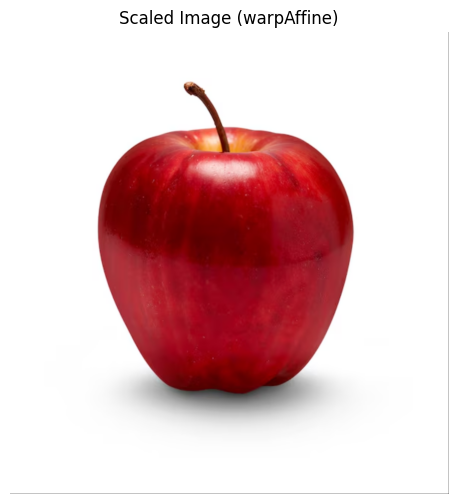
#> input picture LAB/6/image.png, 458 x 504 px, found by its file name
$ jupyter execute 3D_CV_Lab2.ipynb
#> lines starting #> are read from the running program, lines starting #| are printed output that depends on the picture
This Jupyter Notebook is part of a **collection of scripts curated by Tarlan Ahadli** for the **2025 Spring Semester**, based on **projects provided by Prof. Hajder Levente**. These scripts cover a range of computational topics, including **computer vision, image processing, numerical computing, and matrix transformations**, serving as educational resources for academic use.

### **Usage Restrictions**
This material is **strictly for academic and educational purposes**.
**Commercial use is prohibited.**

For any **issues, suggestions, or inquiries**, please contact:
📧 **tarlanahad@gmail.com**

# Affine and Perspective Transformations with OpenCV

This notebook provides a detailed explanation of affine and perspective transformations, including their mathematical proofs, Python implementations, and OpenCV demonstrations.

## 1. Understanding Transformations in Computer Vision

Transformations allow the manipulation of images by changing their position, shape, and perspective. These transformations are widely used in computer vision for image registration, object recognition, 3D reconstruction, and camera calibration.

## 2. Importing Required Libraries

[cell 1]
import cv2
import numpy as np
import matplotlib.pyplot as plt

def show_image(title, img):
    """Utility function to display an image."""
    img_rgb = cv2.cvtColor(img, cv2.COLOR_BGR2RGB) # Convert to RGB for correct visualization in matplotlib
    plt.figure(figsize=(6,6))
    plt.imshow(img_rgb)
    plt.title(title)
    plt.axis('off')
    plt.show()

# Load a sample image from OpenCV samples
img = cv2.imread('/Users/simo/Developer/ELTE/ELTE-3D-Computer-Vision/LAB/6/image.png')
#> img is the input picture: shape (504, 458, 3); mean B, G, R 197.5, 195.6, 227.1

if img is None:
    print("Could not load OpenCV sample image.")
else:
    show_image("Original Image", img)

## 3. Translation

### 3.1 Concept
Translation moves an image by shifting its pixel coordinates.

### 3.2 Proof

\begin{equation}
T =
\begin{bmatrix} 1 & 0 & t_x \\ 0 & 1 & t_y \\ 0 & 0 & 1 \end{bmatrix}
\end{equation}

Applying translation:

\begin{equation}
T \cdot \begin{bmatrix} x \\ y \\ 1 \end{bmatrix} =
\begin{bmatrix} x + t_x \\ y + t_y \\ 1 \end{bmatrix}
\end{equation}

Thus, the coordinates move by \( (t_x, t_y) \).

### 3.3 Python Definition

[cell 2]
def translate_image(img, tx, ty):
    """Applies translation to an image."""
#> called with tx = 100, ty = 50
    T = np.array([[1, 0, tx],
                  [0, 1, ty]], dtype=np.float32)
    return cv2.warpAffine(img, T, (img.shape[1], img.shape[0]))
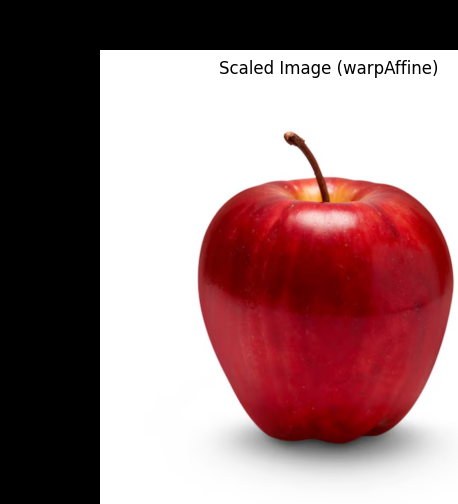
#> returned value: shape (504, 458, 3); mean of channels 0, 1, 2 122.3, 120.4, 151.9; drawn as B, G, R

# Example translation
translated_img = translate_image(img, 100, 50)
show_image("Translated Image", translated_img)

## 4. Scaling

### 4.1 Concept
Scaling resizes an image by multiplying pixel coordinates.

### 4.2 Proof

\begin{equation}
S =
\begin{bmatrix} s_x & 0 & 0 \\ 0 & s_y & 0 \\ 0 & 0 & 1 \end{bmatrix}
\end{equation}

Applying scaling:

\begin{equation}
S \cdot \begin{bmatrix} x \\ y \\ 1 \end{bmatrix} =
\begin{bmatrix} s_x \cdot x \\ s_y \cdot y \\ 1 \end{bmatrix}
\end{equation}

This scales the image by \( s_x, s_y \).

### 4.3 Python Definition

[cell 3]
def scale_image_warp(img, sx, sy):
    """Applies scaling using warpAffine and ensures correct output size."""
#> called with sx = 2.5, sy = 2.5
    T = np.array([[sx, 0, 0],
                  [0, sy, 0]], dtype=np.float32)

    new_size = (int(img.shape[1] * sx), int(img.shape[0] * sy))  # Adjusted output size
#> new_size = (1145, 1260)

    return cv2.warpAffine(img, T, new_size)
#> returned value: shape (1260, 1145, 3)

# Example scaling
scaled_img_warp = scale_image_warp(img, 2.5, 2.5)
show_image("Scaled Image (warpAffine)", scaled_img_warp)

# Show new dimensions
print("Original Size:", img.shape)
#| Original Size: (504, 458, 3)
print("Scaled Size (warpAffine):", scaled_img_warp.shape)
#| Scaled Size (warpAffine): (1260, 1145, 3)

## 5. Rotation

### 5.1 Concept
Rotation rotates an image by a given angle around the origin.

### 5.2 Proof

\begin{equation}
R =
\begin{bmatrix} \cos \theta & -\sin \theta & 0 \\ \sin \theta & \cos \theta & 0 \\ 0 & 0 & 1 \end{bmatrix}
\end{equation}

Applying rotation:

\begin{equation}
R \cdot \begin{bmatrix} x \\ y \\ 1 \end{bmatrix} =
\begin{bmatrix} x \cos \theta - y \sin \theta \\ x \sin \theta + y \cos \theta \\ 1 \end{bmatrix}
\end{equation}

### 5.3 Python Definition

[cell 4]
def rotate_image(img, angle):
    """Applies rotation to an image."""
#> called with angle = 10
    angle = np.deg2rad(angle)
    R = np.array([[np.cos(angle), -np.sin(angle), 0],
                  [np.sin(angle), np.cos(angle), 0]], dtype=np.float32)
    return cv2.warpAffine(img, R, (img.shape[1], img.shape[0]))
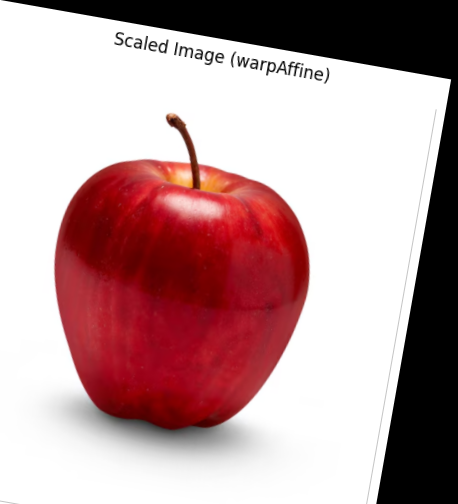
#> returned value: shape (504, 458, 3); mean of channels 0, 1, 2 156.4, 154.6, 186.1; drawn as B, G, R

# Example rotation
rotated_img = rotate_image(img, 10)
show_image("Rotated Image", rotated_img)

## 6. Shearing (Skewing)

### 6.1 Concept
Shearing skews an image along an axis.

### 6.2 Proof

\begin{equation}
H =
\begin{bmatrix} 1 & k & 0 \\ 0 & 1 & 0 \\ 0 & 0 & 1 \end{bmatrix}
\end{equation}

Applying shearing:

\begin{equation}
H \cdot \begin{bmatrix} x \\ y \\ 1 \end{bmatrix} =
\begin{bmatrix} x + k y \\ y \\ 1 \end{bmatrix}
\end{equation}

### 6.3 Python Definition

[cell 5]
def shear_image(img, k):
    """Applies shearing to an image."""
#> called with k = 0.3
    T = np.array([[1, k, 0],
                  [0, 1, 0]], dtype=np.float32)
    return cv2.warpAffine(img, T, (2*img.shape[1], 2*img.shape[0]))
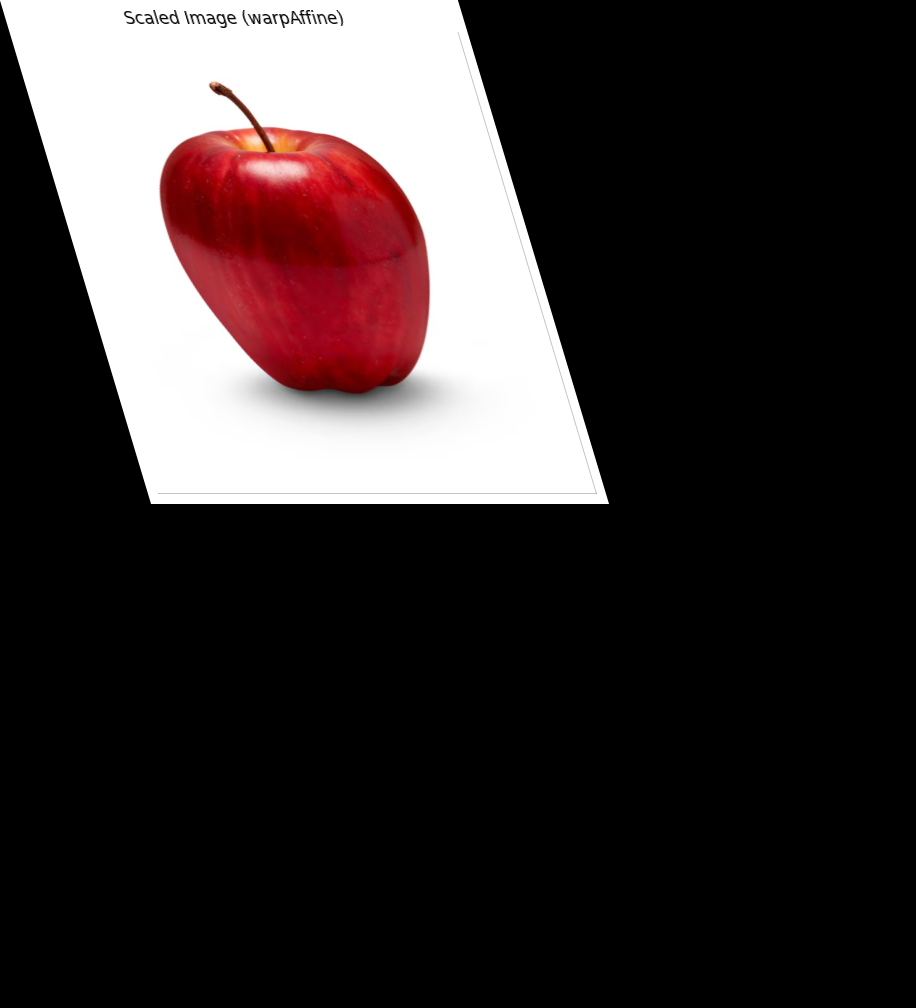
#> returned value: shape (1008, 916, 3); mean of channels 0, 1, 2 49.4, 48.9, 56.8; drawn as B, G, R

# Example shearing
sheared_img = shear_image(img, 0.3)
show_image("Sheared Image", sheared_img)

### 7.2 Proof

A perspective transformation maps a 2D point \( (x, y) \) into a new coordinate system where parallel lines may converge. This is represented by a **homogeneous transformation matrix**:

$$
P =
\begin{bmatrix}
a & b & c \\
d & e & f \\
g & h & 1
\end{bmatrix}
$$

Applying this to a point in homogeneous coordinates:

$$
\begin{bmatrix}
x' \\
y' \\
w'
\end{bmatrix}
=
P
\begin{bmatrix}
x \\
y \\
1
\end{bmatrix}
$$

Expanding this multiplication:

$$
x' = ax + by + c
$$

$$
y' = dx + ey + f
$$

$$
w' = gx + hy + 1
$$

Since we work in **homogeneous coordinates**, the final pixel position is obtained by normalizing:

$$
x'_{\text{final}} = \frac{x'}{w'} = \frac{ax + by + c}{gx + hy + 1}
$$

$$
y'_{\text{final}} = \frac{y'}{w'} = \frac{dx + ey + f}{gx + hy + 1}
$$

This transformation ensures that **as \( w' \) varies**, the output coordinates experience a **perspective effect**, creating the appearance of depth.

[cell 6]
def perspective_transform(img):
    """Applies perspective transformation."""
    h, w = img.shape[:2]
#> h = 504; w = 458
    src_pts = np.float32([[0, 0], [w-1, 0], [0, h-1], [w-1, h-1]])
#> src_pts = [[0, 0], [457, 0], [0, 503], [457, 503]]
    dst_pts = np.float32([[50, 50], [w-50, 0], [0, h-50], [w, h]])
    T = cv2.getPerspectiveTransform(src_pts, dst_pts)
    return cv2.warpPerspective(img, T, (w, h))
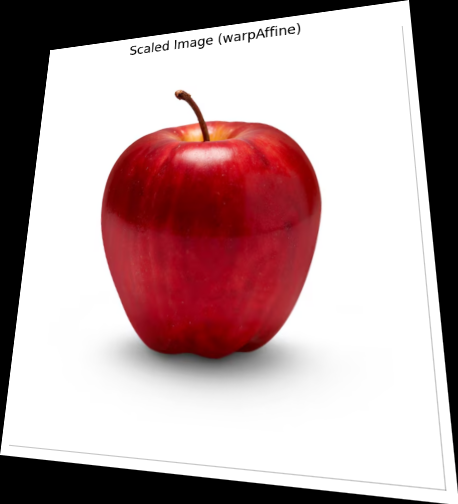
#> returned value: shape (504, 458, 3); mean of channels 0, 1, 2 160.8, 159.2, 183.6; drawn as B, G, R

# Example perspective transformation
perspective_img = perspective_transform(img)
show_image("Perspective Transformed Image", perspective_img)

## Combined Demonstration

[cell 7]
rotated_img = translate_image(rotate_image(img, 10), 40,-30)
#> call 2 of translate_image, with tx = 40, ty = -30
#> in translate_image (call 2), `T = np.array([[1, 0, tx], [0, 1, ty]], dtype=np.float32)`: T = [[1, 0, 40], [0, 1, -30]]
#> in translate_image (call 2), `return cv2.warpAffine(img, T, (img.shape[1], img.shape[0]))`:
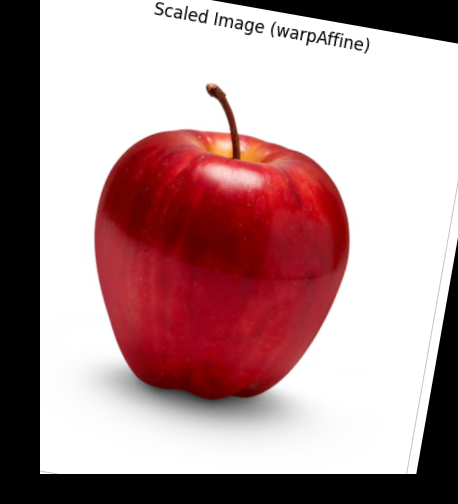
#> returned value: shape (504, 458, 3); mean of channels 0, 1, 2 150.1, 148.3, 179.7; drawn as B, G, R
show_image("Rotated Image", rotated_img)

[cell 8]
rotated_img = translate_image(img, 40,-30)
#> call 3 of translate_image, with tx = 40, ty = -30
#> in translate_image (call 3), `return cv2.warpAffine(img, T, (img.shape[1], img.shape[0]))`:
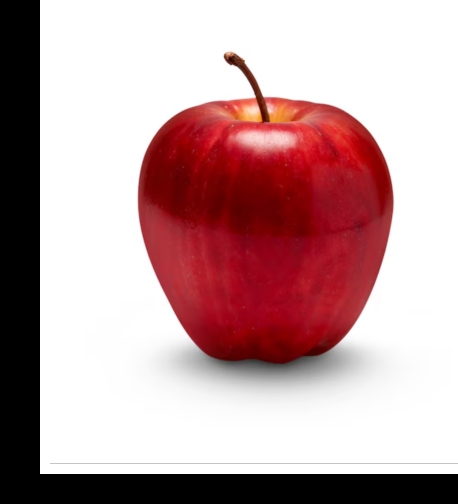
#> returned value: shape (504, 458, 3); mean of channels 0, 1, 2 162.4, 160.6, 192.1; drawn as B, G, R

rotate_image(img, 10)
show_image("Rotated Image", rotated_img)

[cell 9]
import cv2
import numpy as np

def create_transformation(angle, tx, ty, sx, sy, skew_factor, persp1, persp2):
    """Creates a 3x3 transformation matrix with rotation, translation, scaling, skew, and perspective."""

    # Rotation Matrix
    R = np.eye(3, dtype=np.float32)
    R[0, 0] = np.cos(angle)
    R[0, 1] = -np.sin(angle)
    R[1, 0] = np.sin(angle)
    R[1, 1] = np.cos(angle)

    # Translation Matrix
    t = np.eye(3, dtype=np.float32)
    t[0, 2] = tx
    t[1, 2] = ty

    # Scaling Matrix
    Scale = np.eye(3, dtype=np.float32)
    Scale[0, 0] = sx
    Scale[1, 1] = sy

    # Skew Matrix
    Skew = np.eye(3, dtype=np.float32)
    Skew[0, 1] = skew_factor  # Shearing along x-axis

    # Combined Transformation
    T = t @ R @ Skew @ Scale  # Matrix multiplication


    # Perspective Transformation
    T[2, 0] = persp1
    T[2, 1] = persp2


    return T

def apply_transformation(img, T, is_perspective):
    """Applies transformation to the image using matrix multiplication."""
#> called with T = array of shape (3, 3), is_perspective = True

    height, width = img.shape[:2]
#> height = 504; width = 458
    new_img = np.zeros_like(img)

    for i in range(height):
        for j in range(width):
            # Homogeneous coordinates
            p = np.array([[i], [j], [1]], dtype=np.float32)

            # Apply transformation
            new_p = T @ p
            new_z = 1.0


            if is_perspective:  # Apply perspective division
                new_z = new_p[2, 0]


            new_x = int(new_p[0, 0] / new_z)
            new_y = int(new_p[1, 0] / new_z)

            # Check bounds before assigning pixels
            if 0 <= new_x < height and 0 <= new_y < width:
                new_img[new_x, new_y] = img[i, j]
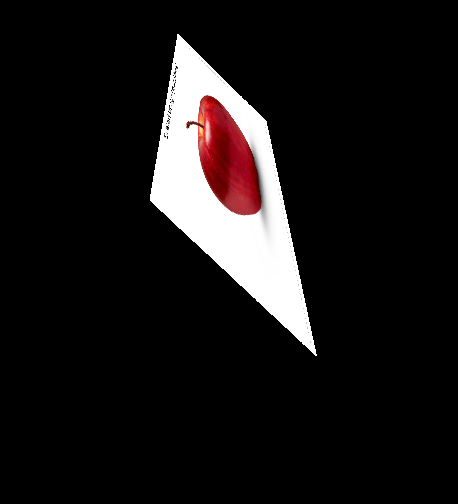
#> new_img: shape (504, 458, 3); mean B, G, R 21.8, 21.7, 24.5

    return new_img


# Create transformation matrix
T = create_transformation(angle=0.81, tx=200, ty=150, sx=0.5, sy=0.5, skew_factor=0.2, persp1=0.0001, persp2=0.002)
print("T =", T)

# Apply transformation
new_img = apply_transformation(img, T, is_perspective=True)

show_image("Transformations", new_img)
